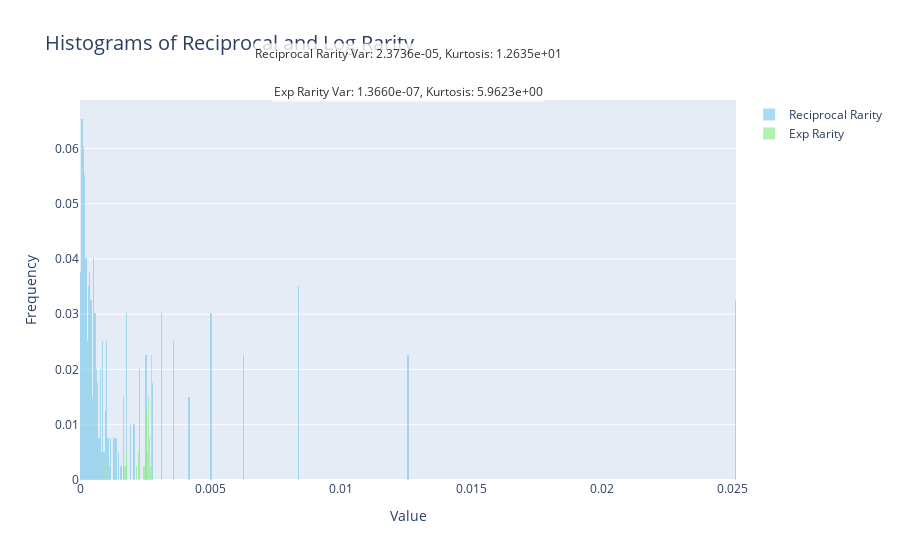

Write notebook code for a chart like this one.
### Markdown cell above
问题：如何把类目数量权重映射到稀有度上？
直接映射：倒数加权，这样的得到的稀有度是突变的 我希望稀有度

### Code cell
import plotly.graph_objects as go
import torch


reciprocal_rarity=reciprocalrarity.cpu()
exp_rarity=exprarity.cpu()

# 创建图表对象
fig = go.Figure()

# Reciprocal Rarity Histogram
fig.add_trace(go.Histogram(
    x=reciprocal_rarity[1:],
    nbinsx=1000,
    name="Reciprocal Rarity",
    marker_color="skyblue",
    histnorm='probability',
    opacity=0.7,
    showlegend=True  # 不显示图例
))

# Log Rarity Histogram
fig.add_trace(go.Histogram(
    x=exp_rarity[1:],
    nbinsx=500,
    name="Exp Rarity",
    marker_color="lightgreen",
    opacity=0.7,
    histnorm='probability',
    showlegend=True  # 不显示图例
))

# 计算方差和峰度
reciprocal_var = torch.var(reciprocal_rarity[1:])
reciprocal_kurt = kurtosis(reciprocal_rarity[1:])
exp_var = torch.var(exp_rarity[1:])
exp_kurt = kurtosis(exp_rarity[1:])


# 添加外部文本框显示方差和峰度
fig.add_annotation(
    x=0.5,  # x轴位置，控制文本框水平位置
    y=1.15,  # y轴位置，调整文本框在图表的外部
    text=f"Reciprocal Rarity\nVar: {reciprocal_var:.4e}, Kurtosis: {reciprocal_kurt:.4e}",
    showarrow=False,
    font=dict(size=12, color="black"),
    align="center",
    bgcolor="white",
    opacity=0.8,
    xref="paper",  # 使用 'paper' 坐标系，让文本框不受图表范围限制
    yref="paper"   # 使用 'paper' 坐标系，使文本框在图表外
)

fig.add_annotation(
    x=0.5,  # x轴位置，控制文本框水平位置
    y=1.05,  # y轴位置，调整文本框在图表的外部
    text=f"Exp Rarity\nVar: {exp_var:.4e}, Kurtosis: {exp_kurt:.4e}",
    showarrow=False,
    font=dict(size=12, color="black"),
    align="center",
    bgcolor="white",
    opacity=0.8,
    xref="paper",  # 使用 'paper' 坐标系，放置在图表外
    yref="paper"   # 使用 'paper' 坐标系，放置在图表外
)

# 更新布局
fig.update_layout(
    title="Histograms of Reciprocal and Log Rarity",
    xaxis_title="Value",
    yaxis_title="Frequency",
    title_font_size=20,
    barmode="overlay",  # 使用 "overlay" 叠加直方图，"group" 可并排显示
    showlegend=True    # 隐藏图例
)

# 显示图表
fig.show()#5.96

### Figure 1 — Plotly figure (JSON) as saved in the notebook; plotly's stock layout.template omitted (floating-point values rounded to 4 significant figures; data arrays with more than 128 entries replaced by an {"elided": "..."} marker saying what was removed)
{"data": [{"histnorm": "probability", "marker": {"color": "skyblue"}, "name": "Reciprocal Rarity", "nbinsx": 1000, "opacity": 0.7, "showlegend": true, "type": "histogram", "x": {"elided": "398 float values"}}, {"histnorm": "probability", "marker": {"color": "lightgreen"}, "name": "Exp Rarity", "nbinsx": 500, "opacity": 0.7, "showlegend": true, "type": "histogram", "x": {"elided": "398 float values"}}], "layout": {"annotations": [{"align": "center", "bgcolor": "white", "font": {"color": "black", "size": 12}, "opacity": 0.8, "showarrow": false, "text": "Reciprocal Rarity\nVar: 2.3736e-05, Kurtosis: 1.2635e+01", "x": 0.5, "xref": "paper", "y": 1.15, "yref": "paper"}, {"align": "center", "bgcolor": "white", "font": {"color": "black", "size": 12}, "opacity": 0.8, "showarrow": false, "text": "Exp Rarity\nVar: 1.3660e-07, Kurtosis: 5.9623e+00", "x": 0.5, "xref": "paper", "y": 1.05, "yref": "paper"}], "barmode": "overlay", "showlegend": true, "title": {"font": {"size": 20}, "text": "Histograms of Reciprocal and Log Rarity"}, "xaxis": {"title": {"text": "Value"}}, "yaxis": {"title": {"text": "Frequency"}}}}
